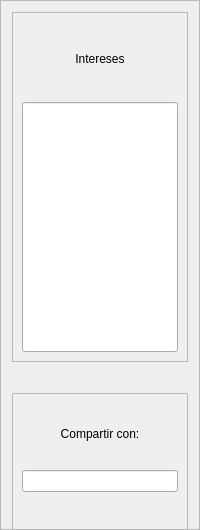
                     <widget class="QFrame" name="frame_16">
                      <property name="maximumSize">
                       <size>
                        <width>250</width>
                        <height>16777215</height>
                       </size>
                      </property>
                      <property name="frameShape">
                       <enum>QFrame::StyledPanel</enum>
                      </property>
                      <property name="frameShadow">
                       <enum>QFrame::Raised</enum>
                      </property>
                      <layout class="QVBoxLayout" name="verticalLayout_6">
                       <item>
                        <widget class="QFrame" name="frame_17">
                         <property name="minimumSize">
                          <size>
                           <width>0</width>
                           <height>350</height>
                          </size>
                         </property>
                         <property name="maximumSize">
                          <size>
                           <width>16777215</width>
                           <height>350</height>
                          </size>
                         </property>
                         <property name="frameShape">
                          <enum>QFrame::StyledPanel</enum>
                         </property>
                         <property name="frameShadow">
                          <enum>QFrame::Raised</enum>
                         </property>
                         <layout class="QVBoxLayout" name="verticalLayout_7">
                          <item>
                           <widget class="QLabel" name="label_121">
                            <property name="styleSheet">
                             <string notr="true">font: 75 9pt &quot;Open Sans Semibold&quot;</string>
                            </property>
                            <property name="text">
                             <string>Intereses</string>
                            </property>
                            <property name="alignment">
                             <set>Qt::AlignCenter</set>
                            </property>
                           </widget>
                          </item>
                          <item>
                           <widget class="QLineEdit" name="intereses_cliente">
                            <property name="minimumSize">
                             <size>
                              <width>0</width>
                              <height>250</height>
                             </size>
                            </property>
                            <property name="styleSheet">
                             <string notr="true">font: 75 8pt &quot;Open Sans Semibold&quot;</string>
                            </property>
                           </widget>
                          </item>
                         </layout>
                        </widget>
                       </item>
                       <item>
                        <widget class="QFrame" name="frame_18">
                         <property name="minimumSize">
                          <size>
                           <width>0</width>
                           <height>150</height>
                          </size>
                         </property>
                         <property name="maximumSize">
                          <size>
                           <width>16777215</width>
                           <height>100</height>
                          </size>
                         </property>
                         <property name="frameShape">
                          <enum>QFrame::StyledPanel</enum>
                         </property>
                         <property name="frameShadow">
                          <enum>QFrame::Raised</enum>
                         </property>
                         <layout class="QVBoxLayout" name="verticalLayout_8">
                          <property name="bottomMargin">
                           <number>50</number>
                          </property>
                          <item>
                           <widget class="QLabel" name="label_122">
                            <property name="styleSheet">
                             <string notr="true">font: 75 9pt &quot;Open Sans Semibold&quot;</string>
                            </property>
                            <property name="text">
                             <string>Compartir con:</string>
                            </property>
                            <property name="alignment">
                             <set>Qt::AlignCenter</set>
                            </property>
                           </widget>
                          </item>
                          <item>
                           <widget class="QLineEdit" name="compartir_con_cliente">
                            <property name="styleSheet">
                             <string notr="true">font: 75 8pt &quot;Open Sans Semibold&quot;</string>
                            </property>
                           </widget>
                          </item>
                         </layout>
                        </widget>
                       </item>
                      </layout>
                     </widget>
